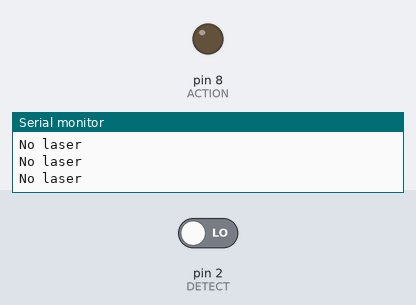
A sketch run on a simulated Arduino Uno, built with avr-gcc and run on an emulated ATmega328P. On the bench: output pins drawn as LEDs (lit = HIGH), the last lines printed to the serial monitor. The test bench sets the inputs (shaded band); at power-on: pin 2 (DETECT) LOW.

Above: at 1.2 s.
1.3 s: pin 2 (DETECT) driven HIGH
At 2.0 s:
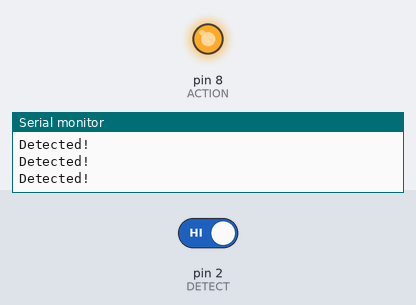
2.9 s: pin 2 (DETECT) driven LOW
At 3.3 s:
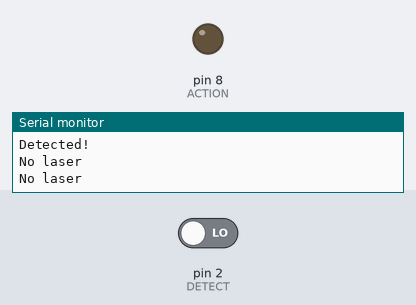
Timing chart, 0 to 5.9 s (numbered marks = the images above; inputs shaded):
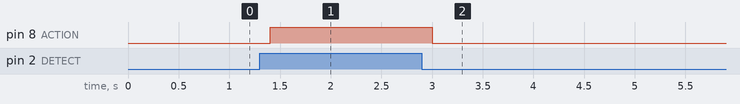

Measured:
- after the input at 1.3 s, pin 8 (ACTION): LOW → HIGH after 0.10 s
- after the input at 2.9 s, pin 8 (ACTION): HIGH → LOW after 0.10 s

The sketch:

Obstacle_Detection_System.ino
```cpp
// (licence header left out)
  // Saser Sensor code for Robojax.com
#define DETECT 2 // pin 2 for  sensor
#define ACTION 8 // pin 8 for action to do someting


void setup() {
  Serial.begin(9600);
  Serial.println("Robojax.com Laser Module Test");
  pinMode(DETECT, INPUT);//define detect input pin
  pinMode(ACTION, OUTPUT);//define ACTION output pin

  // Laser sensor code for Robojax.com

}

void loop() {
     // Laser Sensor code for Robojax.com

  int detected = digitalRead(DETECT);// read Laser sensor

  if( detected == HIGH)
  {
    digitalWrite(ACTION,HIGH);// set the buzzer ON
    Serial.println("Detected!");

  }else{
    digitalWrite(ACTION,LOW); // Set the buzzer OFF
    Serial.println("No laser");
     // Laser Sensor code for Robojax.com

  }
  delay(200);
}
```
